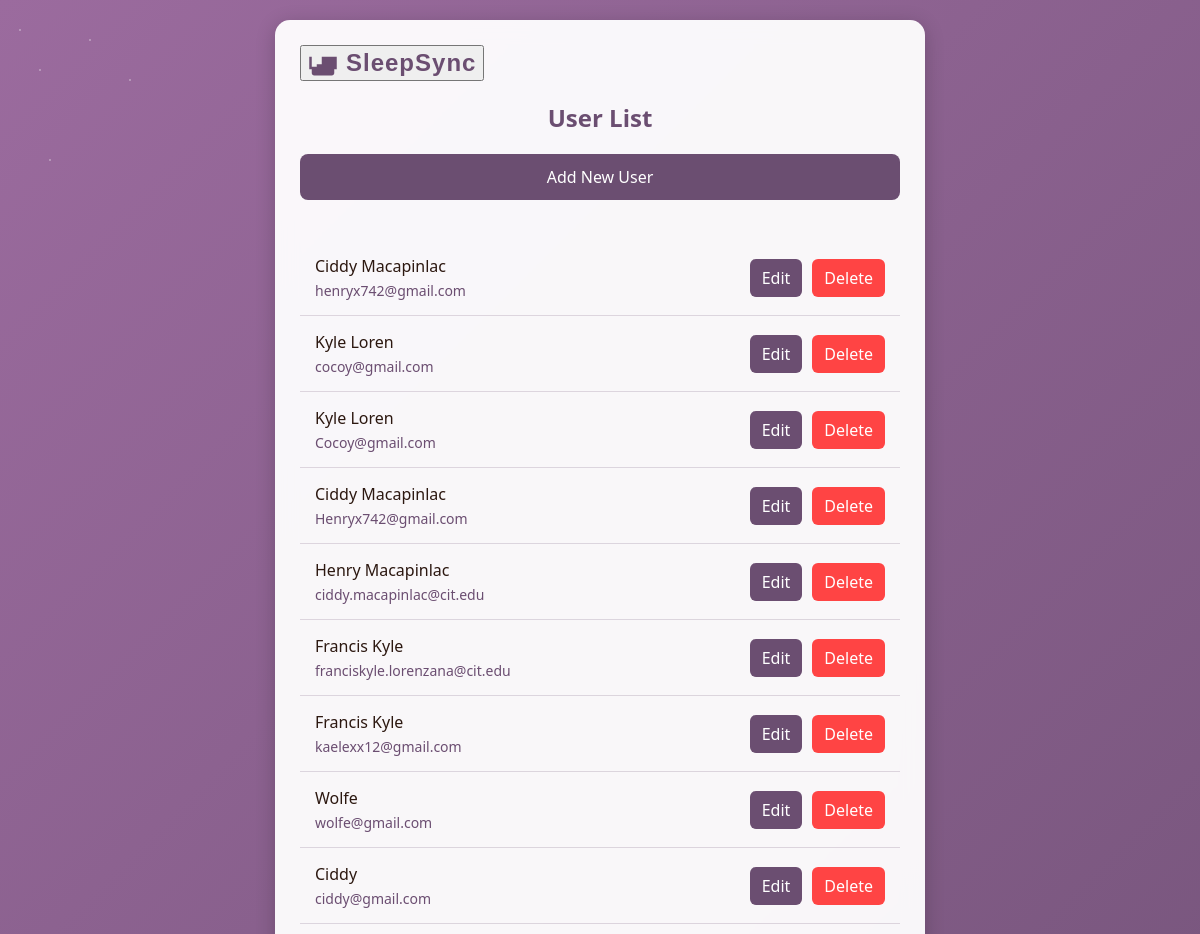
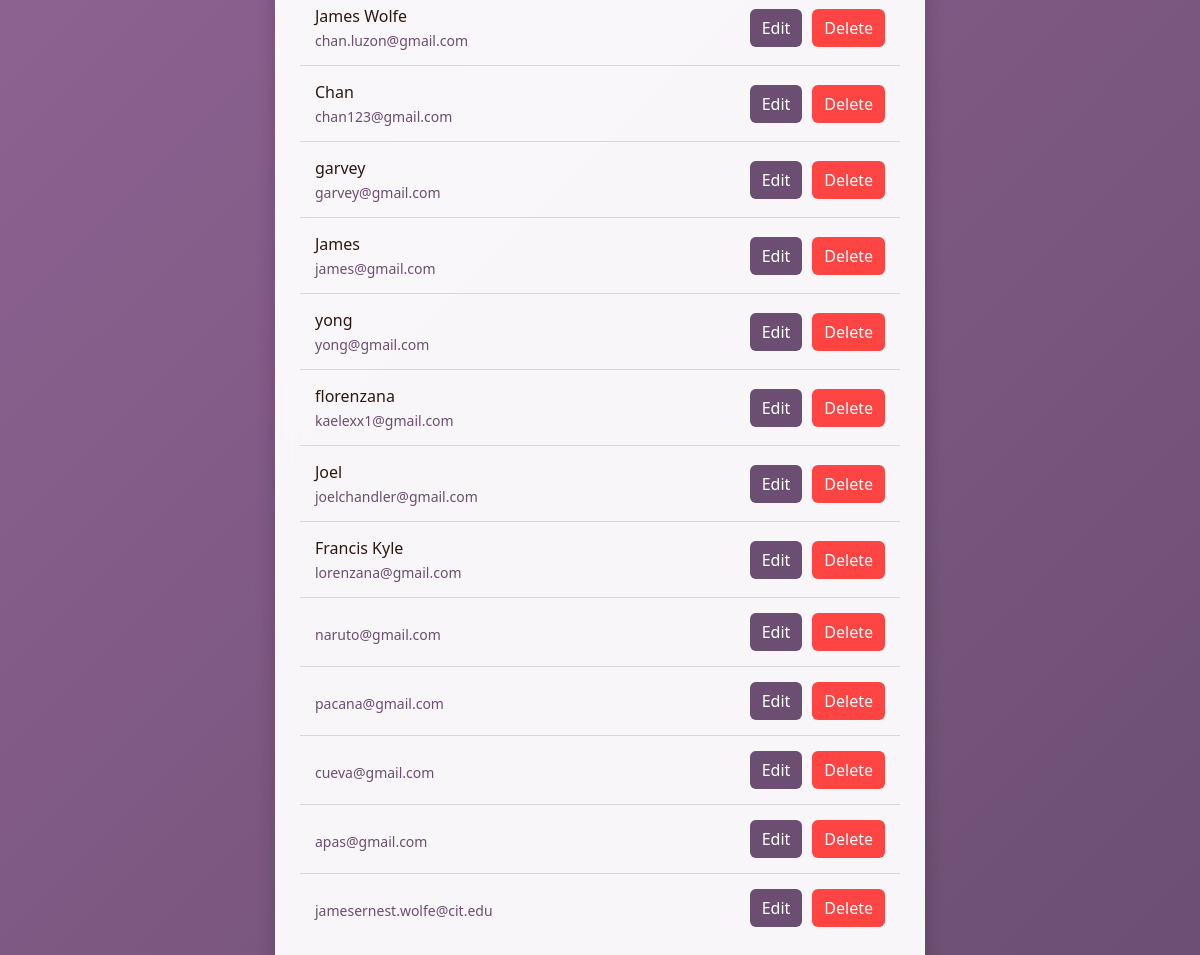
Page /tracker/users/ on the committed database (2 pictures, top to bottom).
### tracker/models.py (models this page shows, shortened)
class User(AbstractBaseUser):
    userID = models.AutoField(primary_key=True)  # Explicitly define the primary key
    email = models.EmailField(unique=True)
    first_name = models.CharField(max_length=30, blank=True)
    last_name = models.CharField(max_length=30, blank=True)
    name = models.CharField(max_length=100, blank=True)
    preferredWakeTime = models.TimeField(null=True, blank=True)
    wake_time = models.TimeField(null=True, blank=True)
    sleepGoals = models.TextField(blank=True)
    is_active = models.BooleanField(default=True)
    is_staff = models.BooleanField(default=False)
    objects = UserManager()
    USERNAME_FIELD = 'email'
    REQUIRED_FIELDS = ['first_name', 'last_name']

### tracker/views.py (the view)
# urls.py: path('users/', views.user_list, name='user_list'),
def user_list(request):
    users = User.objects.all()
    return render(request, 'tracker/user_list.html', {'users': users})

### tracker/templates/tracker/user_list.html (shortened to what this page needs)
<!DOCTYPE html>
<html lang="en">
<head>
</head>
<body>
    <div class="container">
        <button class="logo" onclick="window.location.href='{% url 'landing_page' %}'">
            <svg viewBox="0 0 24 24">
                <path d="M19 7h-8v8H3V7H1v10h2v3c0 1.1.9 2 2 2h14c1.1 0 2-.9 2-2v-3h2V7h-2zM7 19h10v-6H7v6z"/>
            </svg>
            <span class="logo-text">SleepSync</span>
        </button>
        <h2>User List</h2>
        <a href="{% url 'user_create' %}" class="create-btn">Add New User</a>
        <ul>
            {% for user in users %}
            <li>
                <div class="user-info">
                    <span class="user-name">{{ user.name }}</span>
                    <span class="user-email">{{ user.email }}</span>
                </div>
                <div class="actions">
                    <a href="{% url 'user_update' user.pk %}" class="edit-btn">Edit</a>
                    <a href="{% url 'user_delete' user.pk %}" class="delete-btn">Delete</a>
                </div>
            </li>
            {% empty %}
            <li style="text-align: center; color: #6b4e71;">No users found.</li>
            {% endfor %}
        </ul>
    </div>
</body>
</html>

### tracker/templates/tracker/user_list.html (style rules this page uses)
body { font-family: 'Segoe UI', sans-serif; margin: 0; min-height: 100vh; background: linear-gradient(135deg, #9b6b9e 0%, #6b4e71 100%); display: flex; align-items: center; justify-content: center; padding: 20px; color: #2c1810; }
.container { width: 100%; max-width: 600px; background: rgba(255, 255, 255, 0.95); padding: 25px; border-radius: 15px; box-shadow: 0 4px 20px rgba(0, 0, 0, 0.2); backdrop-filter: blur(10px); }
.logo { display: flex; align-items: center; gap: 8px; margin-bottom: 20px; }
.logo svg { width: 30px; height: 30px; fill: #6b4e71; }
.logo-text { font-size: 24px; font-weight: bold; color: #6b4e71; letter-spacing: 1px; }
h2 { color: #6b4e71; text-align: center; margin: 20px 0; font-size: 24px; }
.create-btn { display: inline-block; padding: 12px 20px; background-color: #6b4e71; color: white; text-decoration: none; border-radius: 8px; margin-bottom: 20px; transition: background-color 0.3s ease; text-align: center; width: 100%; box-sizing: border-box; }
ul { list-style-type: none; padding: 0; margin: 20px 0; }
li { padding: 15px; border-bottom: 1px solid rgba(107, 78, 113, 0.2); display: flex; justify-content: space-between; align-items: center; }
li:last-child { border-bottom: none; }
.user-info { display: flex; flex-direction: column; gap: 4px; }
.user-name { font-size: 16px; color: #2c1810; font-weight: 500; }
.user-email { font-size: 14px; color: #6b4e71; }
.actions { display: flex; gap: 10px; }
.edit-btn, .delete-btn { padding: 8px 12px; border-radius: 6px; text-decoration: none; transition: all 0.3s ease; }
.edit-btn { background-color: #6b4e71; color: white; }
.delete-btn { background-color: #ff4444; color: white; }

### rows in the picture
User: name "Ciddy Macapinlac", email "henryx742@gmail.com"
User: name "Kyle Loren", email "cocoy@gmail.com"
User: name "Kyle Loren", email "Cocoy@gmail.com"
User: name "Ciddy Macapinlac", email "Henryx742@gmail.com"
User: name "Henry Macapinlac", email "ciddy.macapinlac@cit.edu"
User: name "Francis Kyle", email "franciskyle.lorenzana@cit.edu"
User: name "Francis Kyle", email "kaelexx12@gmail.com"
User: name "Wolfe", email "wolfe@gmail.com"
User: name "Ciddy", email "ciddy@gmail.com"
User: name "James Wolfe", email "chan.luzon@gmail.com"
User: name "Chan", email "chan123@gmail.com"
User: name "garvey", email "garvey@gmail.com"
User: name "James", email "james@gmail.com"
User: name "yong", email "yong@gmail.com"
User: name "florenzana", email "kaelexx1@gmail.com"
User: name "Joel", email "joelchandler@gmail.com"
User: name "Francis Kyle", email "lorenzana@gmail.com"
User: email "naruto@gmail.com"
User: email "pacana@gmail.com"
User: email "cueva@gmail.com"
User: email "apas@gmail.com"
User: email "jamesernest.wolfe@cit.edu"
